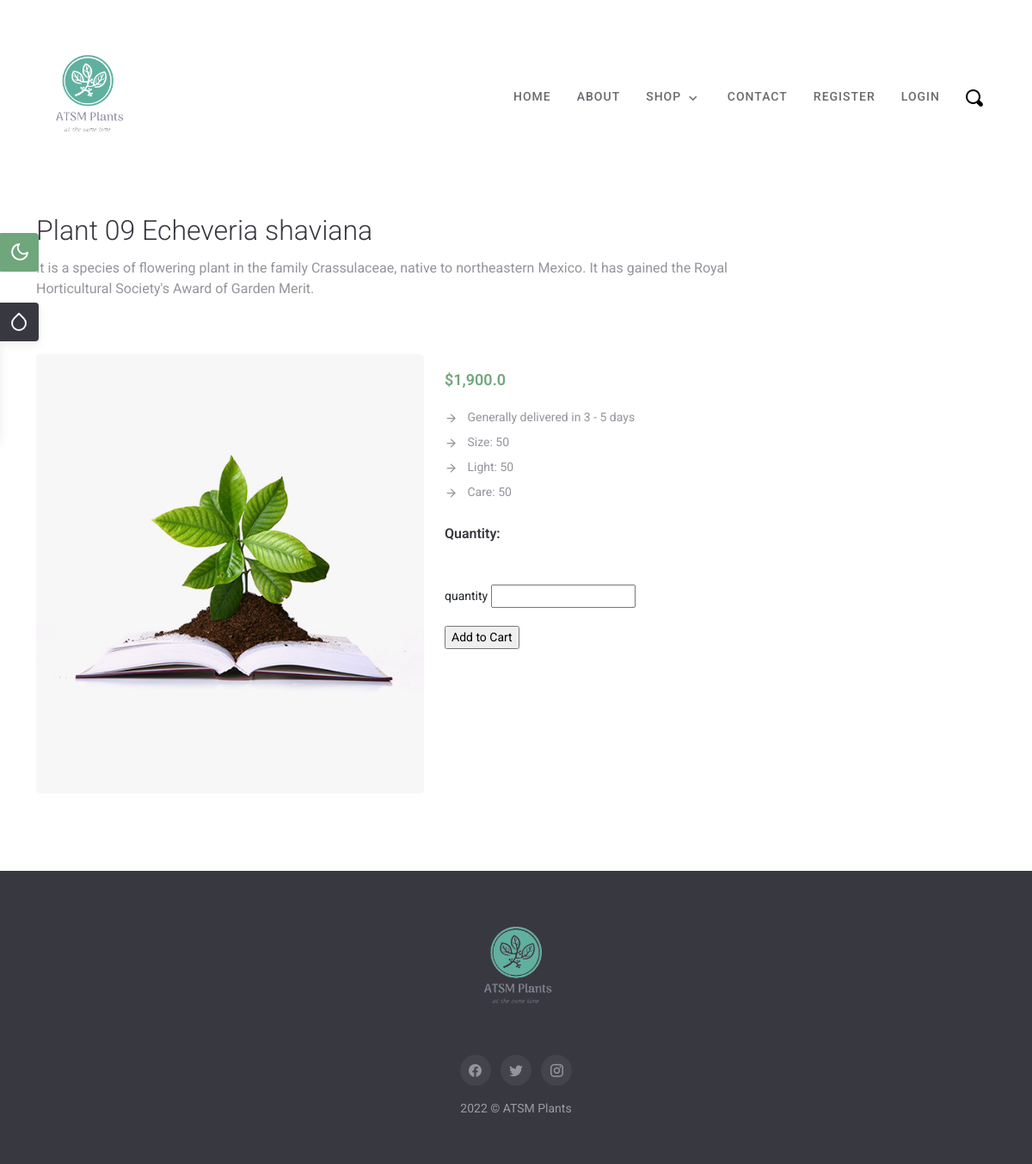
The app's page /shop/9 with its own data.
### shop/models.py (models this page shows, shortened)
class Product(models.Model):
    name = models.CharField(max_length=200)
    description = models.TextField(blank=True)
    price = models.FloatField(default=0)
    size = models.CharField(max_length=20, blank=True)
    light = models.CharField(max_length=20, blank=True)
    care = models.CharField(max_length=20, blank=True)
    photo_main = models.ImageField(upload_to='photos/%Y/%m/%d')
    photo_1 = models.ImageField(upload_to='photos/%Y/%m/%d', blank=True)
    photo_2 = models.ImageField(upload_to='photos/%Y/%m/%d', blank=True)
    list_date = models.DateTimeField(default=datetime.now, blank=True)

### shop/views.py (the view)
# urls.py: path('<int:product_id>', views.product, name="product"),
def product(request, product_id):
    product = get_object_or_404(Product, pk=product_id)
    context = {
        'product': product
    }
    return render(request, 'shop/product-detail.html', context)

### templates/shop/product-detail.html (shortened to what this page needs)
{% extends 'partials/base.html' %} {% load static %} {% block content %}
{% load humanize %}
<section>
  <div class="container">
    <div class="row">
      <div class="col-lg-9">
        <div class="page-title">
          <h2 class="text-dark fw-light lh-base mt-5">
            {{ product.name }}
          </h2>
          <p class="fs-16 text-muted mb-0">
             {{ product.description }}
          </p>
        </div>
      </div>
    </div>
  </div>
</section>
<section class="sm-section">
  <div class="container">
    <div class="row">
      <div class="col-lg-12">
        <div class="row">
          <div class="col-md-5 mt-4">
            <div class="position-relative">
              <img
                class="img-fluid rounded-3"
                src="{{ product.photo_main.url }}"
                alt=""
              />
            </div>
          </div>
          <div class="col-md-7 mt-4">
            <div class="pro-detail-content">
              <div class="price my-3">
                <ins
                  class="pe-2 fs-18 text-primary fw-semibold text-decoration-none"
                  >${{ product.price|intcomma }}</ins
                >
              <div class="details mb-4">
                <ul class="list-unstyled">
                  <li class="text-muted py-1">
                    <i data-feather="arrow-right" class="icon-xxs me-2"></i>
                    Generally delivered in 3 - 5 days
                  </li>
                  <li class="text-muted py-1">
                    <i data-feather="arrow-right" class="icon-xxs me-2"></i>
                    Size: {{ product.size }}
                  </li>
                  <li class="text-muted py-1">
                    <i data-feather="arrow-right" class="icon-xxs me-2"></i>
                    Light: {{ product.light }}
                  </li>
                  <li class="text-muted py-1">
                    <i data-feather="arrow-right" class="icon-xxs me-2"></i>
                    Care: {{ product.care }}
                  </li>
                </ul>
              </div>
              <div class="qty mb-4">
                <h6 class="d-inline-block fw-semibold">Quantity:</h6>
                <form action="{% url 'add_product' product.id %}" method="POST">
                  /><br /><br />
                  <label for="QTY">quantity</label>
                  <input
                    type="text"
                    id="quantity"
                    name="quantity"
                  /><br /><br />
                  <input type="Submit" value="Add to Cart" />
                </form>
              </div>
            </div>
          </div>
        </div>
      </div>
    </div>
  </div>
</section>
{% endblock content %}

### static/css/style.css (style rules this page uses)
body { background-color: #ffffff; font-family: "Roboto", sans-serif; overflow-x: hidden; padding: 30px 0; max-width: 1300px; margin: 0 auto; font-size: 14px; box-shadow: 0px 4px 10px 0px rgba(69, 61, 80, 0.08); }
html { background-color: #edeeef; }
h1, h2, h3, h4, h5, h6 { color: #383840; font-family: "Roboto", sans-serif; font-weight: 600; }
.row > * { position: relative; }
@media (min-width: 1200px) { .container { max-width: 1140px; } }
.text-primary { color: #70a67c !important; }
.text-dark { color: #383840 !important; }
.text-muted { color: #93959c !important; }
.fs-16 { font-size: 16px; }
.fs-18 { font-size: 18px; }
.fw-semibold { font-weight: 600 !important; }
.icon-xxs { height: 15px; width: 15px; }
.sm-section { padding: 40px 0px; }

### static/css/colors/amber.css (style rules this page uses)
.text-primary, .btn-outline-primary, .bg-soft-primary, .navbar .navbar-nav .nav-item .nav-link:hover, .navbar .navbar-nav .nav-item .nav-link:focus, .navbar .navbar-nav .nav-item .nav-link.active, .navbar .navbar-nav .nav-item .nav-link:hover.dropdown-toggle::after, .navbar .navbar-nav .nav-item .nav-link.active.dropdown-toggle::after, .navbar .navbar-nav .nav-item .nav-link:focus.dropdown-toggle::after, .navbar .navbar-nav .nav-item .nav-link:active.dropdown-toggle::after, .nav-sticky .navbar-nav .nav-item .nav-link:hover, .nav-sticky .navbar-nav .nav-item .nav-link:active, .nav-sticky .navbar-nav .nav-item .nav-link:focus, .nav-sticky .navbar-nav .nav-item .nav-link.active, .nav-sticky .navbar-nav .nav-item .nav-link.active .dropdown-toggle:after, .post .post-title a:hover, .share-link li a:hover, .product-item .hover-content .pro-icon.active, .product-item .hover-content .pro-icon:hover, .product-item .hover-content .pro-icon:active, .pro-list-content .hover-content .pro-icon.active, .pro-list-content .hover-content .pro-icon:hover, .pro-list-content .hover-content .pro-icon:active, .service-box .service-icon:hover { color: #bd9391 !important; }

### static/css/colors/default.css (style rules this page uses)
.text-primary, .btn-outline-primary, .bg-soft-primary, .navbar .navbar-nav .nav-item .nav-link:hover, .navbar .navbar-nav .nav-item .nav-link:focus, .navbar .navbar-nav .nav-item .nav-link.active, .navbar .navbar-nav .nav-item .nav-link:hover.dropdown-toggle::after, .navbar .navbar-nav .nav-item .nav-link.active.dropdown-toggle::after, .navbar .navbar-nav .nav-item .nav-link:focus.dropdown-toggle::after, .navbar .navbar-nav .nav-item .nav-link:active.dropdown-toggle::after, .nav-sticky .navbar-nav .nav-item .nav-link:hover, .nav-sticky .navbar-nav .nav-item .nav-link:active, .nav-sticky .navbar-nav .nav-item .nav-link:focus, .nav-sticky .navbar-nav .nav-item .nav-link.active, .nav-sticky .navbar-nav .nav-item .nav-link.active .dropdown-toggle:after, .post .post-title a:hover, .share-link li a:hover, .product-item .hover-content .pro-icon.active, .product-item .hover-content .pro-icon:hover, .product-item .hover-content .pro-icon:active, .pro-list-content .hover-content .pro-icon.active, .pro-list-content .hover-content .pro-icon:hover, .pro-list-content .hover-content .pro-icon:active, .service-box .service-icon:hover { color: #70a67c !important; }

### records on screen
Product: name "Plant 09 Echeveria shaviana", description "It is a species of flowering plant in the family Crassulaceae, native to northeastern Mexico. It has gained the Royal Horticultural Society's Award of Garden Merit.", photo_main (picture), price "1,900.0", size "50", light "50", care "50"
